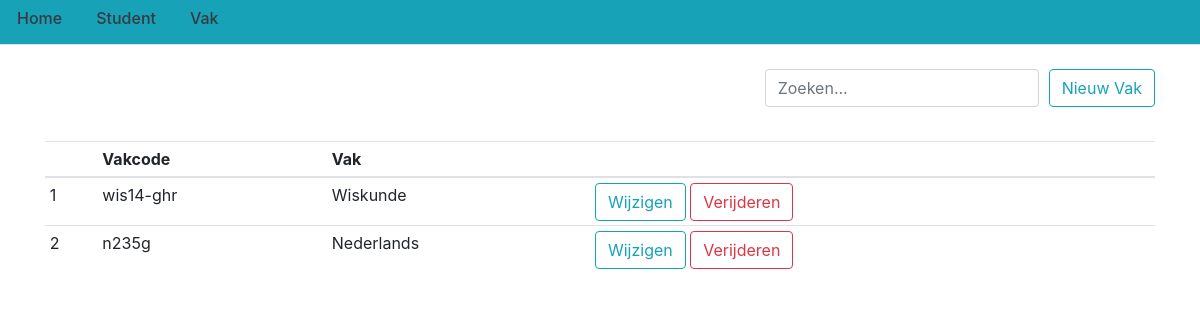
The app's page /vakken, older data.
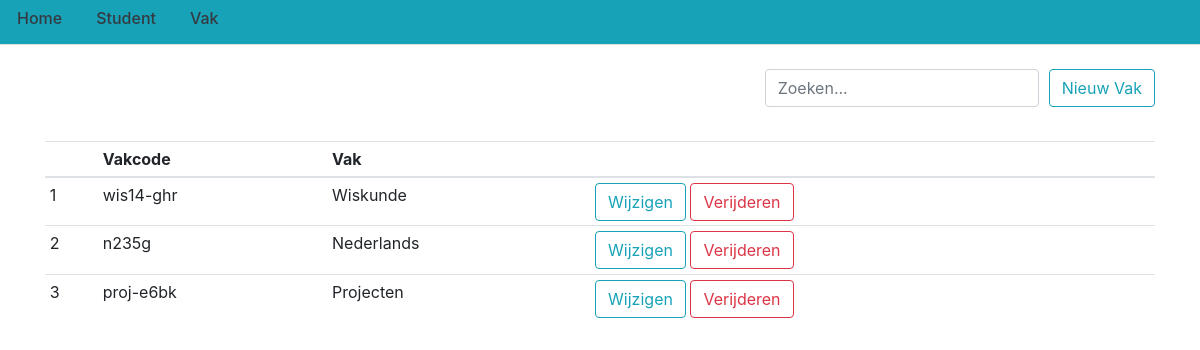
The same page, newer data.
### flasklog/models.py (models this page shows, shortened)
class Vak(db.Model):
    vak_id = db.Column(db.Integer(), primary_key=True)
    vakcode = db.Column(db.String(225), unique=True, nullable=False)
    vaknaam = db.Column(db.String(225), unique=True, nullable=False)
    presentie = db.relationship('Presentie', backref='vak', lazy=True)

### flasklog/routes.py (the view)
@app.route('/vakken')
def vakken():
    vak = Vak.query.all()
    return render_template('vakken.html', title='Vak', posts=vak)

### flasklog/templates/vakken.html (shortened to what this page needs)
{% extends "layout.html" %}
{% block content %}
<br>
<div>
    <div class="float-right">
        <a href="{{ url_for('nieuw_vak') }}">
            <button type="button" class="btn btn-outline-info">Nieuw Vak</button>
        </a>
    </div>
    <div class="float-right" style="margin-right:10px;">
        <input type="search" class="form-control" id="search" placeholder="Zoeken..." onkeyup="searchFunctionRep()">
    </div>
</div>
<br>
<br>
<br>
<div style="height: 20em; overflow: auto;">
    <table id="tbl_vak" class="table table-sm">
        <thead>
            <tr>
                <th scope="col"></th>
                <th scope="col">Vakcode</th>
                <th scope="col">Vak</th>
                <th scope="col"></th>
            </tr>
        </thead>
        <tbody>
            {% for vak in posts %}
            <tr>
                <td>{{ vak.vak_id }}</td>
                <td>{{ vak.vakcode }}</td>
                <td>{{ vak.vaknaam }}</td>
                <td>
                    <a href="{{ url_for('vak', id=vak.vak_id) }}">
                        <button type="button" class="btn btn-outline-info">Wijzigen</button>
                    </a>
                    <a href="{{ url_for('verwijder_vak', id=vak.vak_id) }}">
                        <button type="button" class="btn btn-outline-danger">Verijderen</button>
                    </a>
                </td>
            </tr>
            {% endfor %}
        </tbody>
    </table>
</div>
{% endblock content%}

Row changes from the older to the newer data that the page shows:
added Vak: vak_id "3", vakcode "proj-e6bk", vaknaam "Projecten"
